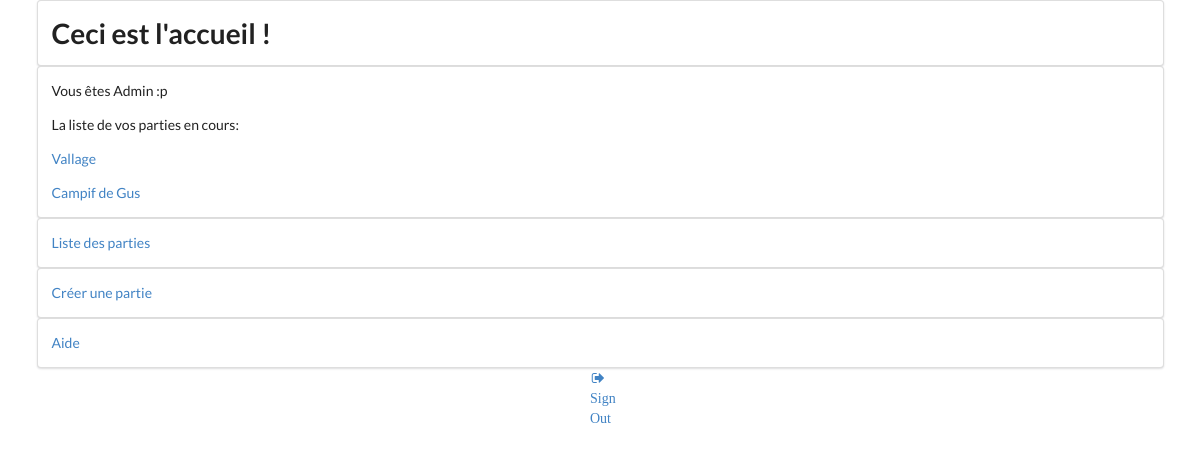
Screenshot of /home/ (signed in) with the database file from the repository.
### website/models.py (models this page shows)
class Player(models.Model):
    user = models.OneToOneField(User, on_delete=models.CASCADE)
    nickname = models.TextField(max_length=50, blank=True)
    role = models.ForeignKey(Role, on_delete=models.CASCADE)

class Game(models.Model):
    name = models.TextField(max_length=50, blank=True)
    gamemode = models.TextField(max_length=50, blank=True)
    player = models.ManyToManyField(Player)
    started = models.BooleanField(default=True)

### website/views.py (the view)
# urls.py: url(r'^home/?$', views.home, name='home'),
@login_required
def home(request):
    user_list = User.objects.all()
    player=Player.objects.get(user=request.user)
    games_list = Game.objects.all().filter(player__exact=player)#Sélectionne la liste des parties ou le joueur connecté est impliqué
    return render(request, 'website/home.html', context={"user_list": user_list,"games_list": games_list,"player": player})

### templates/website/home.html (shortened to what this page needs)
{% extends 'website/includes/base.html' %}
{% block content %}
    <div class="ui container">
        <div class="ui segment">
            <h1 class="ui center"> Ceci est l'accueil ! </h1>
        </div>
    </div>
    <div class="ui container">
        <div class="ui segment">
        <p>Vous êtes {{ player.nickname }}</p>
        <p> La liste de vos parties en cours:</p>
            {% for game in games_list %}
                <p><a href="{% url 'currentGame' game.id %}">{{ game.name }}</a></p>
            {% endfor %}
        </div>
    </div>
    <div class="ui container">
        <div class="ui segment">
            <p><a href="{% url 'gameList' %}">Liste des parties</a></p>
        </div>
    </div>
        <div class="ui container">
        <div class="ui segment">
            <p><a href="{% url 'createGame' %}">Créer une partie</a></p>
        </div>
    </div>
    <div class="ui container">
        <div class="ui segment">
            <p><a href="{% url 'help' %}">Aide</a></p>
        </div>
    </div>
    <div class="ui center aligned grid">
        <div class="column">
            <div class="ui">
                <a href="{% url 'logout' %}">
                    <i class="sign out icon">
                        Sign Out
                    </i>
                </a>
            </div>
        </div>
    </div>
{% endblock %}

### rows the page displays
Player: nickname "Admin :p"
Game: name "Vallage"
Game: name "Campif de Gus"
